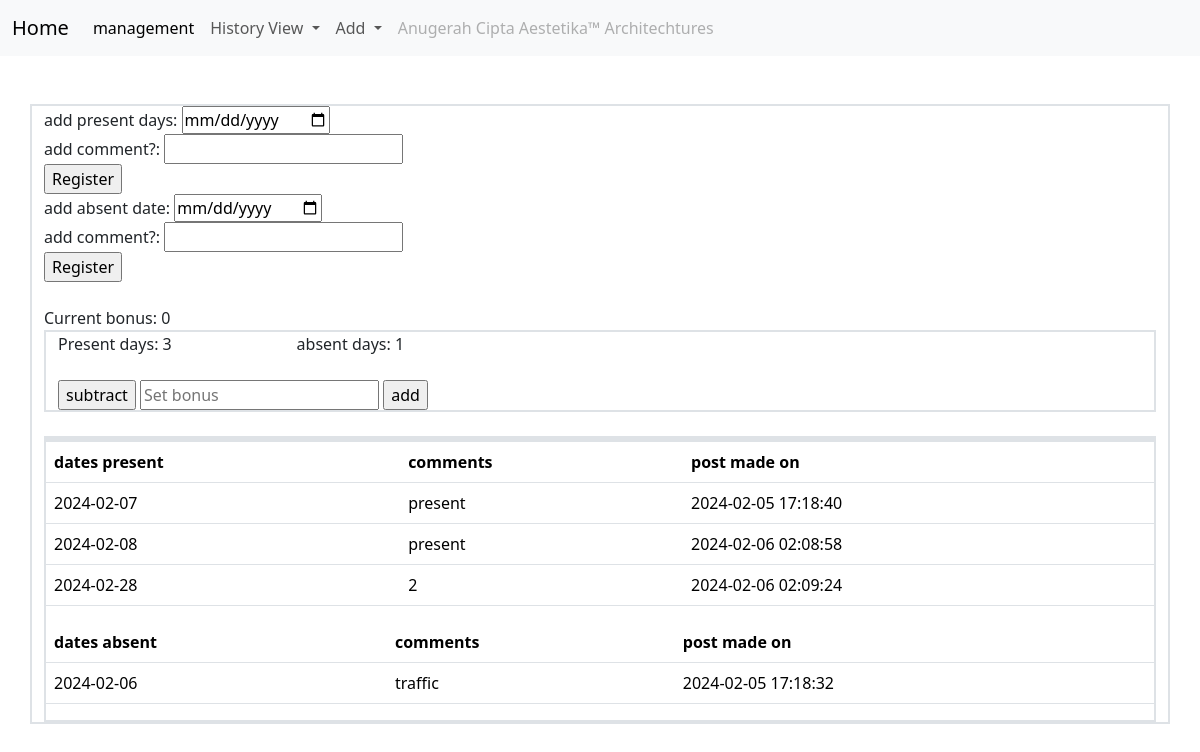
Page /Build/IA/calander.php?id=34 (signed in) on the committed database.
### tables this page shows
CREATE TABLE `karyawan` (
  `Nama` varchar(24) NOT NULL,
  `alamat` varchar(24) NOT NULL,
  `gaji` int(11) NOT NULL,
  `bonus` int(24) NOT NULL,
  `payplan` varchar(24) NOT NULL,
  `job` varchar(24) NOT NULL,
  `note` varchar(100) NOT NULL,
  `employeetype` varchar(24) NOT NULL,
  `id` int(12) NOT NULL
);

CREATE TABLE `calander` (
  `countid` int(12) NOT NULL,
  `id` int(12) NOT NULL,
  `presentdate` date NOT NULL,
  `absentdate` date NOT NULL,
  `datecreated` varchar(24) NOT NULL,
  `comments` varchar(150) NOT NULL
);

### Build/IA/calander.php (the view, shortened to what this page needs)
<!DOCTYPE html>
<html>
<head>
    <link href="https://cdn.jsdelivr.net/npm/bootstrap@5.3.2/dist/css/bootstrap.min.css" rel="stylesheet">
</head>
<body>
  <nav class="navbar navbar-expand-lg navbar-light bg-light">
  <div class="container-fluid">
      <a class="navbar-brand" href="/IA/employeeprojectview.php">Home</a>
      <div class="collapse navbar-collapse" id="navbarSupportedContent">
      <ul class="navbar-nav me-auto mb-2 mb-lg-0">
          <li class="nav-item">
          <a class="nav-link active" aria-current="page" href="/IA/management.php">management</a>
          </li>
          <li class="nav-item dropdown">
          <a class="nav-link dropdown-toggle" href="#" role="button" data-bs-toggle="dropdown" aria-expanded="false">
              History View
          </a>
          </li>
          <li class="nav-item dropdown">
          <a class="nav-link dropdown-toggle" href="#" role="button" data-bs-toggle="dropdown" aria-expanded="false">
              Add
          </a>
          </li>
          <li class="nav-item">
          <a class="nav-link disabled" aria-disabled="true"> Anugerah Cipta Aestetika™ Architechtures</a>
          </li>
      </ul>
      </div>
  </div>
  </nav>
    <br>
    <br>
<?php
    $servername = "localhost";
    $username = "u855808231_root";
    $password = "Memeikaykenjay1";
    $dbname = "u855808231_huyo";
$conn = mysqli_connect($servername, $username, $password, $dbname);
             $id=$_GET['id'];
             $data=mysqli_query($conn,"select * from karyawan where id='$id'");
             while($d=mysqli_fetch_array($data))
        {
    ?>
    <div class="container">
        <form method="POST">
            <label for="label">add present days:</label>
            <input type="date" id="presentdate" name="presentdate" required><br>
            <label for="label">add comment?:</label>
            <input type="text" id="comment" name="comment" required><br>
            <input type="submit" name="presentsubmit" value="Register">
        </form>
        <form method="post">
        <label for="label">add absent date:</label>
            <input type="date" id="absentdate" name="absentdate" required><br>
            <label for="label">add comment?:</label>
            <input type="text" id="commentabsent" name="commentabsent" required><br>
            <input type="submit" name="absentsubmit" value="Register">
        </form>
        <br>
        <?php
        }
        ?>
        <?php
        $presentquery = "SELECT * FROM calander WHERE presentdate != '0000-00-00'AND id = '$id'";
        $presentresult = mysqli_query($conn, $presentquery);
        $presentrowresult = mysqli_num_rows($presentresult);
        $absentquery = "SELECT * FROM calander WHERE absentdate != '0000-00-00' AND id = '$id'";
        $absentresult = mysqli_query($conn, $absentquery);
        $absentrowresult = mysqli_num_rows($absentresult);
        $bonusresult = "SELECT bonus FROM karyawan WHERE id = '$id'";
        $bonusqeury = mysqli_query($conn, $bonusresult);
        $bonusrow = mysqli_fetch_assoc($bonusqeury);
        $totalbonus = $bonusrow['bonus'];
        $formattedtotalbonus = number_format($totalbonus, 0, '.', ',');
        echo "Current bonus: " . $formattedtotalbonus;
        ?>
        <div class="container">
        <form method="POST">
            <?php
            echo "Present days: " . $presentrowresult; echo str_repeat('&nbsp;', 30); echo "absent days: " . $absentrowresult;
            ?>
            <br>
            <br>
            <input type="submit" name="subbonus" value="subtract">
            <input type="number" placeholder="Set bonus" name="bonusset">
            <input type="submit" name="addbonus" value="add">
        </form>
        </div>
        <br>
        <?php
        $id = $_GET['id'];
?>
<div class="table-container">
        <div class="table-responsive">
          <table class="table align-middle">
<tr>
                <th>dates present</th>
                <th>comments</th>
                <th>post made on</th>
              </tr>
</div>
</div>
</div>
<?php
$readresult = "SELECT * FROM calander WHERE presentdate != '0000-00-00' AND id = '$id'";
      $showresult = mysqli_query($conn, $readresult);
while ($row = mysqli_fetch_assoc($showresult)) {
    echo '<tr>';
    echo '<td>'.$row['presentdate'].'</td>';
    echo '<td>'.$row['comments'].'</td>';
    echo '<td>'.$row['datecreated'].'</td>';
    echo '</tr>';
}
?>
<div class="table-container">
        <div class="table-responsive">
          <table class="table align-middle">
<tr>
                <th>dates absent</th>
                <th>comments</th>
                <th>post made on</th>
              </tr>
</div>
</div>
<?php
$readresultabsent = "SELECT * FROM calander WHERE absentdate != '0000-00-00' AND id = '$id'";
      $showresultabsent = mysqli_query($conn, $readresultabsent);
while ($row = mysqli_fetch_assoc($showresultabsent)) {
    echo '<tr>';
    echo '<td>'.$row['absentdate'].'</td>';
    echo '<td>'.$row['comments'].'</td>';
    echo '<td>'.$row['datecreated'].'</td>';
    echo '</tr>';
}
            ?>
</body>
</html>

### Build/IA/calander.php (style rules this page uses)
.table-container { border: 2px solid #dee2e6; overflow: hidden; padding: 0; }
.container { border: 2px solid #dee2e6; }

### rows in the picture
karyawan: bonus "0"
calander: presentdate "2024-02-07", comments "present", datecreated "2024-02-05 17:18:40"
calander: presentdate "2024-02-08", comments "present", datecreated "2024-02-06 02:08:58"
calander: presentdate "2024-02-28", comments "2", datecreated "2024-02-06 02:09:24"
calander: absentdate "2024-02-06", comments "traffic", datecreated "2024-02-05 17:18:32"

### other values in the picture
$presentrowresult "3"
$absentrowresult "1"
